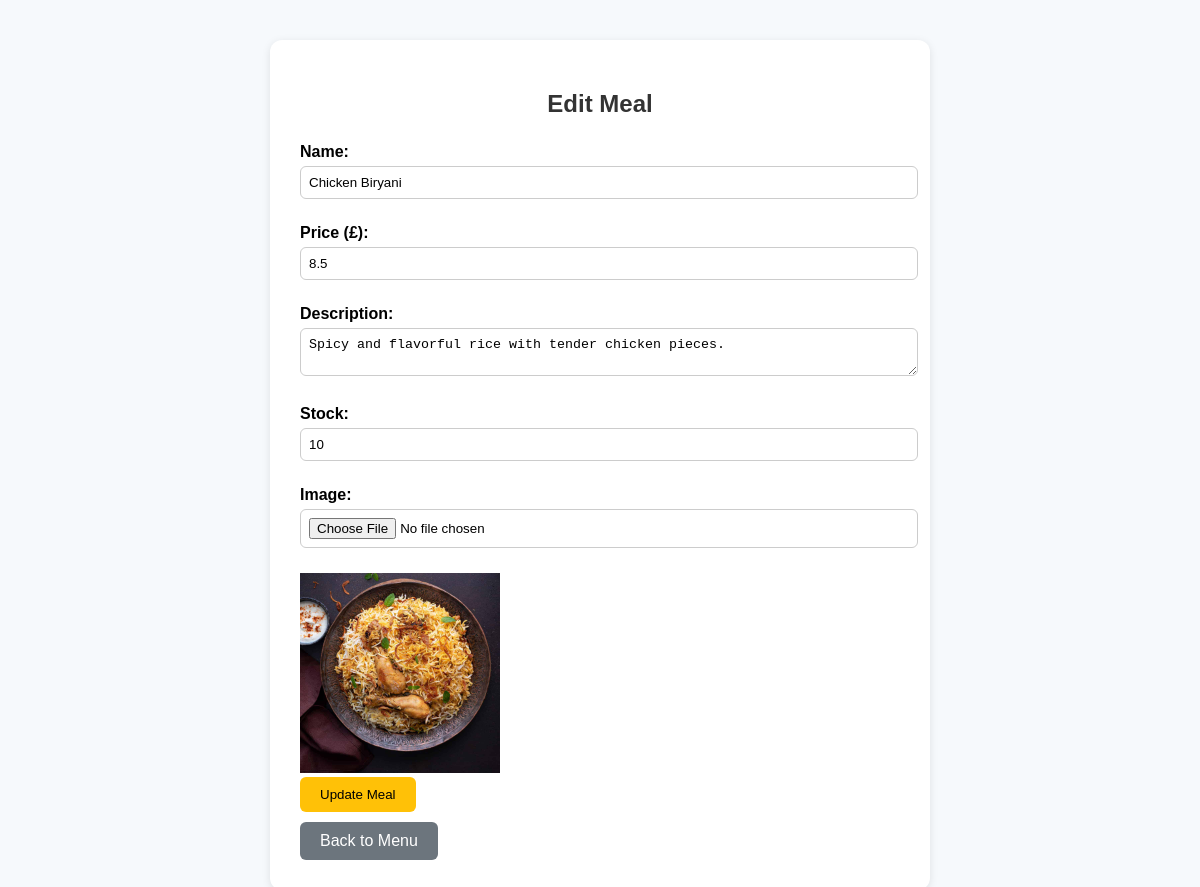
The page /admin/menu/edit/1 (signed in) on the database its author committed.
### models.py (models this page shows)
class Meal(db.Model):
    __tablename__ = 'meal'
    id = db.Column(db.Integer, primary_key=True)
    name = db.Column(db.String(100), nullable=False)
    price = db.Column(db.Float, nullable=False)
    description = db.Column(db.String(300))
    img = db.Column(db.String(100))  # filename of image
    stock = db.Column(db.Integer, default=10)

### app.py (the view, shortened to what this page needs)
@app.route('/admin/menu/edit/<int:meal_id>', methods=['GET', 'POST'])
def edit_meal(meal_id):
    if 'user_id' not in session or not session.get('is_admin'):
        return redirect('/login')
    meal = Meal.query.get_or_404(meal_id)
    return render_template('edit_meal.html', meal=meal)

### templates/edit_meal.html (shortened to what this page needs)
{% extends "base.html" %}
{% block content %}
<div class="edit-meal-container">
    <h2>Edit Meal</h2>
    <form action="" method="POST" enctype="multipart/form-data">
        <label for="name">Name:</label>
        <input type="text" name="name" id="name" value="{{ meal.name }}" required>
        <label for="price">Price (£):</label>
        <input type="number" name="price" id="price" step="0.01" value="{{ meal.price }}" required>
        <label for="desc">Description:</label>
        <textarea name="desc" id="desc" required>{{ meal.description }}</textarea>
        <label for="stock">Stock:</label>
        <input type="number" name="stock" id="stock" value="{{ meal.stock }}" required>
        <label for="image">Image:</label>
        <input type="file" name="image" id="image">
        <div style="margin-top:10px;">
            <img src="{{ url_for('static', filename='images/' ~ meal.img) }}" alt="{{ meal.name }}" width="200">
        </div>
        <button type="submit" class="update-btn">Update Meal</button>
    </form>
    <a href="{{ url_for('admin_dashboard_menu') }}" class="back-btn">Back to Menu</a>
</div>
{% endblock %}

### static/css/style.css (style rules this page uses)
body { font-family: Arial, sans-serif; background: #f6f9fc; margin: 0; padding: 0; }
h2,h3 { color: #333; }

### templates/edit_meal.html (style rules this page uses)
.edit-meal-container { max-width: 600px; margin: 40px auto; background: #fff; padding: 30px; border-radius: 12px; box-shadow: 0 2px 8px rgba(0,0,0,0.1); }
.edit-meal-container h2 { text-align: center; margin-bottom: 25px; }
.edit-meal-container label { font-weight: bold; margin-top: 10px; display: block; }
.edit-meal-container input, .edit-meal-container textarea { width: 100%; padding: 8px; margin-top: 5px; margin-bottom: 15px; border-radius: 6px; border: 1px solid #ccc; }
.edit-meal-container button { display: inline-block; padding: 10px 20px; border-radius: 6px; border: none; cursor: pointer; }
.update-btn { background-color: #ffc107; color: #000; }
.back-btn { background-color: #6c757d; color: #fff; text-decoration: none; padding: 10px 20px; border-radius: 6px; display: inline-block; margin-top: 10px; }

### rows shown on the page
Meal: name "Chicken Biryani", price "8.5", desc "Spicy and flavorful rice with tender chicken pieces.", stock "10", img (picture)
